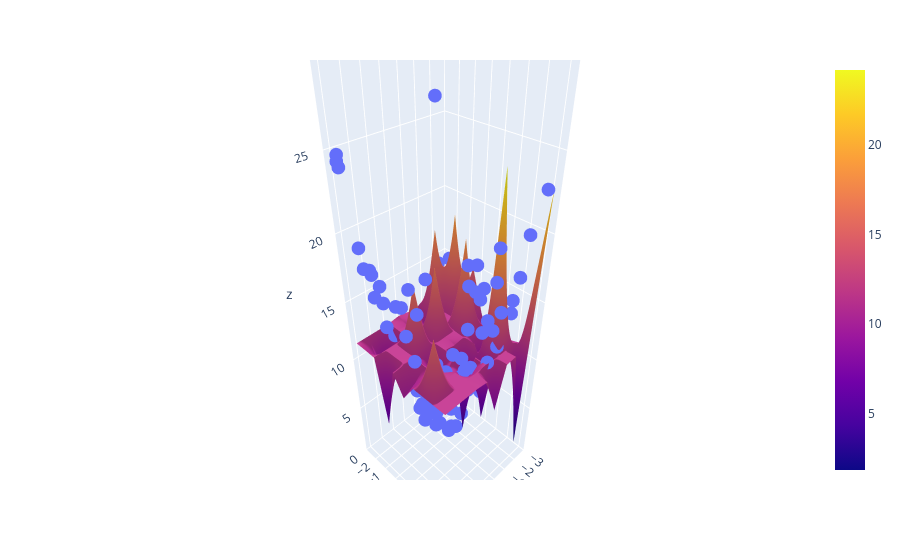

The notebook cell this image was saved under:
### Code cell
fig = px.scatter_3d(x=x.ravel(), y=y.ravel(), z=z.ravel())

fig.add_trace(go.Surface(x = x_input, y = y_input, z =z_final))

fig.update_layout(scene = dict(zaxis = dict(range=[0,35])))
